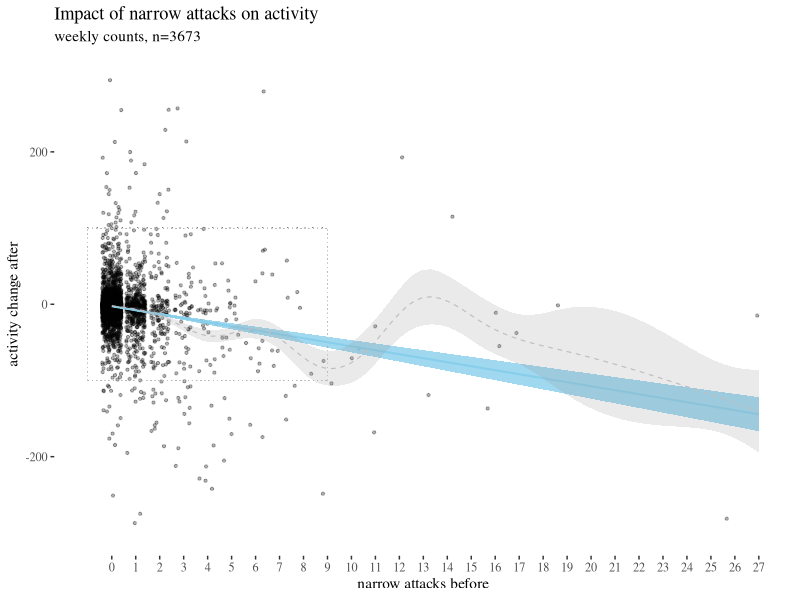
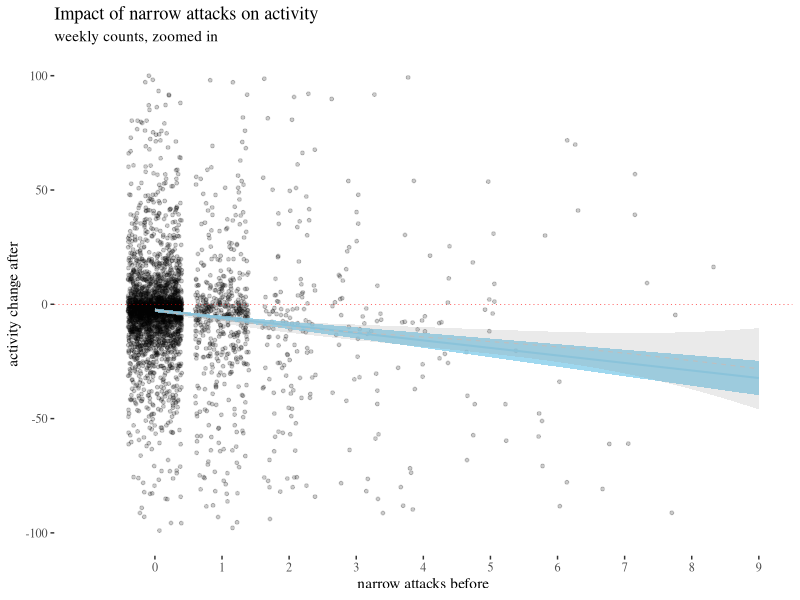
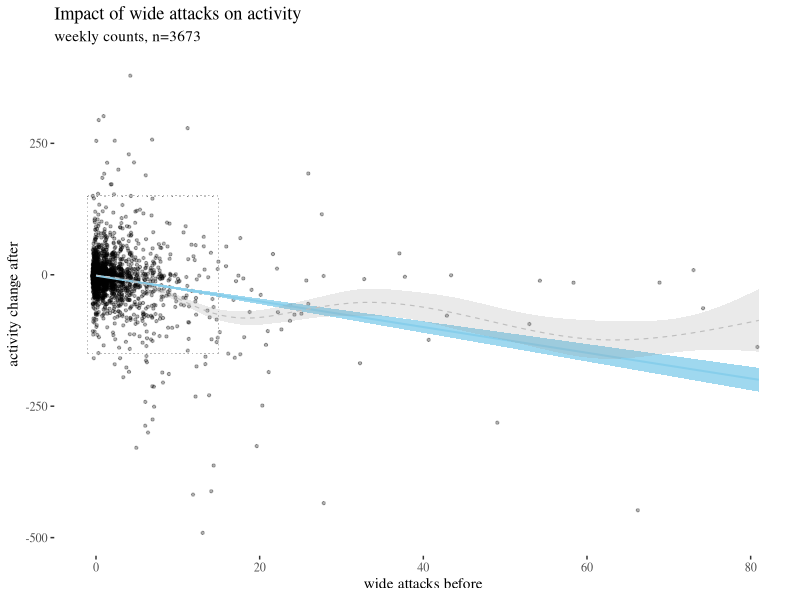
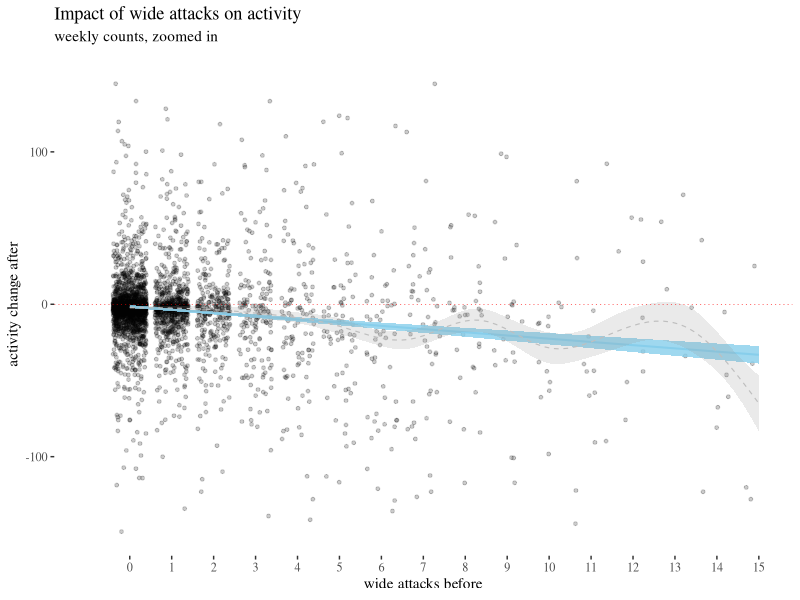

These figures' R source, in order:
## ---- chunk 1
knitr::opts_knit$set(base.dir = "/home/rafal/UG/UGprojects/redditAttacks",
base.url = "https://rfl-urbaniak.github.io/redditAttacks/")
knitr::opts_chunk$set(fig.path = "images/")
## ---- chunk 2
require("knitr")
#opts_knit$set(root.dir = "../")
options(knitr.kable.NA = '')

library(tidyverse)
library(knitr)
library(kableExtra)
library(formatR)
knitr::opts_chunk$set(tidy.opts = list(width.cutoff = 60), tidy = TRUE)
## ---- chunk 3
#note we load the data here
data <- read.csv("../datasets/quittingFinalAnon.csv")[,-1]
table(data$group)
## ---- chunk 4
dataDisp <- data[,c(1,77:85)]
head(dataDisp)
## ---- chunk 5
library(ggthemes)
th <- theme_tufte()
highPlot <- ggplot(data, aes(x = sumHighBefore, y = activityDiff))+geom_jitter(size=0.8, alpha = 0.3)+
  geom_smooth(method = "lm",color = "skyblue", fill= "skyblue", 
              size = 0.7, alpha = 0.8)+
  scale_x_continuous(breaks = 0:max(data$sumHighBefore),
  limits = c(-1,max(data$sumHighBefore)))+ylim(c(-300,300))+
  geom_smooth(color = "grey", size = 0.4, lty = 2, alpha = 0.2)+   xlab("narrow attacks before")+ ylab("activity change after")+
labs(title = "Impact of narrow attacks on activity", subtitle = "weekly counts, n=3673")+
  geom_segment(aes(x = -1, y = -100, xend = 9, yend = -100), lty = 3, size = 0.1, color = "gray71", alpha = 0.2)+ 
  geom_segment(aes(x = -1, y = 100, xend = 9, yend = 100), lty = 3, size = 0.1, color = "gray71", alpha = 0.2)+
  geom_segment(aes(x = -1, y = -100, xend = -1, yend = 100), lty = 3, size = 0.1, color = "gray71", alpha = 0.2)+ 
  geom_segment(aes(x = 9, y = -100, xend = 9, yend = 100), lty = 3, size = 0.1, color = "gray71", alpha = 0.2)+th


highPlotZoomed <- 
ggplot(data, aes(x = sumHighBefore, y = activityDiff))+geom_jitter(size=1, alpha = 0.2)+geom_smooth(method = "lm",color = "skyblue", fill= "skyblue", size = 0.7, alpha = 0.8)+th+scale_x_continuous(breaks = 0:max(data$sumHighBefore),limits = c(-1,9))+ylim(c(-100,100))+geom_smooth(color = "grey", size = 0.4, lty = 2, alpha = 0.2)+ xlab("narrow attacks before")+ ylab("activity change after")+labs(title = "Impact of narrow attacks on activity", subtitle = "weekly counts, zoomed in")+geom_hline(yintercept = 0, col = "red", size = 0.2, lty = 3)
## ---- chunk 6
highPlot
## ---- chunk 7
highPlotZoomed
## ---- chunk 8
lowPlot <- ggplot(data, aes(x = sumLowBefore, y = activityDiff))+geom_jitter(size=0.8, alpha = 0.3)+geom_smooth(method = "lm",color = "skyblue", fill= "skyblue", size = 0.7, alpha = 0.8)+th+geom_smooth(color = "grey", size = 0.4, lty = 2, alpha = 0.2)+ xlab("wide attacks before")+ ylab("activity change after")+labs(title = "Impact of wide attacks on activity", subtitle = "weekly counts, n=3673") + geom_segment(aes(x = -1, y = -150, xend = 15, yend = -150), lty = 3, size = 0.1, color = "gray71", alpha = 0.2)+ geom_segment(aes(x = -1, y = 150, xend = 15, yend = 150), lty = 3, size = 0.1, color = "gray71", alpha = 0.2)+ geom_segment(aes(x = -1, y = -150, xend = -1, yend = 150), lty = 3, size = 0.1, color = "gray71", alpha = 0.2)+ geom_segment(aes(x = 15, y = -150, xend = 15, yend = 150), lty = 3, size = 0.1, color = "gray71", alpha = 0.2)+xlim(c(-1,max(data$sumLowBefore)))



lowPlotZoomed <- ggplot(data, aes(x = sumLowBefore, y = activityDiff))+geom_jitter(size=1, alpha = 0.2)+geom_smooth(method = "lm",color = "skyblue", fill= "skyblue", size = 0.7, alpha = 0.8)+th+scale_x_continuous(breaks = 0:max(data$sumLowBefore),limits = c(-1,15))+ylim(c(-150,150))+geom_smooth(color = "grey", size = 0.4, lty = 2, alpha = 0.2)+ xlab("wide attacks before")+ ylab("activity change after")+labs(title = "Impact of wide attacks on activity", subtitle = "weekly counts, zoomed in")+geom_hline(yintercept = 0, col = "red", size = 0.2, lty = 3)
## ---- chunk 9
lowPlot
## ---- chunk 10
lowPlotZoomed
